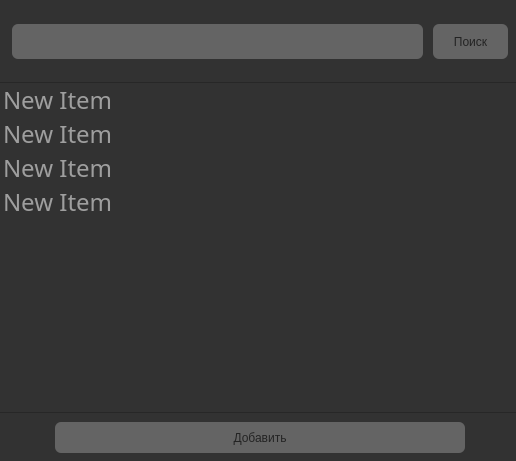
<?xml version="1.0" encoding="UTF-8"?>
<ui version="4.0">
 <class>MainWindow</class>
 <widget class="QMainWindow" name="MainWindow">
  <property name="geometry">
   <rect>
    <x>0</x>
    <y>0</y>
    <width>516</width>
    <height>461</height>
   </rect>
  </property>
  <property name="windowTitle">
   <string>MainWindow</string>
  </property>
  <property name="styleSheet">
   <string notr="true">background-color: rgb(50, 50, 50);


</string>
  </property>
  <widget class="QWidget" name="centralwidget">
   <widget class="QLineEdit" name="lineEdit">
    <property name="geometry">
     <rect>
      <x>12</x>
      <y>24</y>
      <width>411</width>
      <height>35</height>
     </rect>
    </property>
    <property name="font">
     <font>
      <family>Microsoft YaHei</family>
      <pointsize>18</pointsize>
      <weight>3</weight>
      <italic>false</italic>
      <bold>false</bold>
     </font>
    </property>
    <property name="styleSheet">
     <string notr="true">QLineEdit{
background-color: rgb(100, 100, 100);
color: rgb(35, 35, 35);
border-radius: 6px;
font: 25 18pt &quot;Microsoft YaHei&quot;;
}

QLineEdit:focus{
color: rgb(35, 35, 35);
border-radius: 6px;


}


</string>
    </property>
   </widget>
   <widget class="QListWidget" name="listWidget">
    <property name="geometry">
     <rect>
      <x>-1</x>
      <y>82</y>
      <width>518</width>
      <height>331</height>
     </rect>
    </property>
    <property name="font">
     <font>
      <family>Microsoft YaHei</family>
      <pointsize>18</pointsize>
      <weight>3</weight>
      <italic>false</italic>
      <bold>false</bold>
     </font>
    </property>
    <property name="styleSheet">
     <string notr="true">background-color: rgb(50, 50, 50);
color: rgb(158, 158, 158);
font: 25 18pt &quot;Microsoft YaHei&quot;;

</string>
    </property>
    <item>
     <property name="text">
      <string>New Item</string>
     </property>
    </item>
    <item>
     <property name="text">
      <string>New Item</string>
     </property>
    </item>
    <item>
     <property name="text">
      <string>New Item</string>
     </property>
    </item>
    <item>
     <property name="text">
      <string>New Item</string>
     </property>
    </item>
   </widget>
   <widget class="QPushButton" name="pushButton">
    <property name="geometry">
     <rect>
      <x>55</x>
      <y>422</y>
      <width>410</width>
      <height>31</height>
     </rect>
    </property>
    <property name="styleSheet">
     <string notr="true">QPushButton{
background-color: rgb(100, 100, 100);
color: rgb(35, 35, 35);
border-radius: 6px;
}

QPushButton:hover{
background-color: rgb(130, 130, 130);
color: rgb(35, 35, 35);
border-radius: 6px;
}



</string>
    </property>
    <property name="text">
     <string>Добавить</string>
    </property>
   </widget>
   <widget class="QPushButton" name="pushButton_2">
    <property name="geometry">
     <rect>
      <x>433</x>
      <y>24</y>
      <width>75</width>
      <height>35</height>
     </rect>
    </property>
    <property name="styleSheet">
     <string notr="true">QPushButton{
background-color: rgb(100, 100, 100);
color: rgb(35, 35, 35);
border-radius: 6px;
}

QPushButton:hover{
background-color: rgb(130, 130, 130);
color: rgb(35, 35, 35);
border-radius: 6px;
}



</string>
    </property>
    <property name="text">
     <string>Поиск</string>
    </property>
   </widget>
  </widget>
 </widget>
 <resources/>
 <connections/>
</ui>
